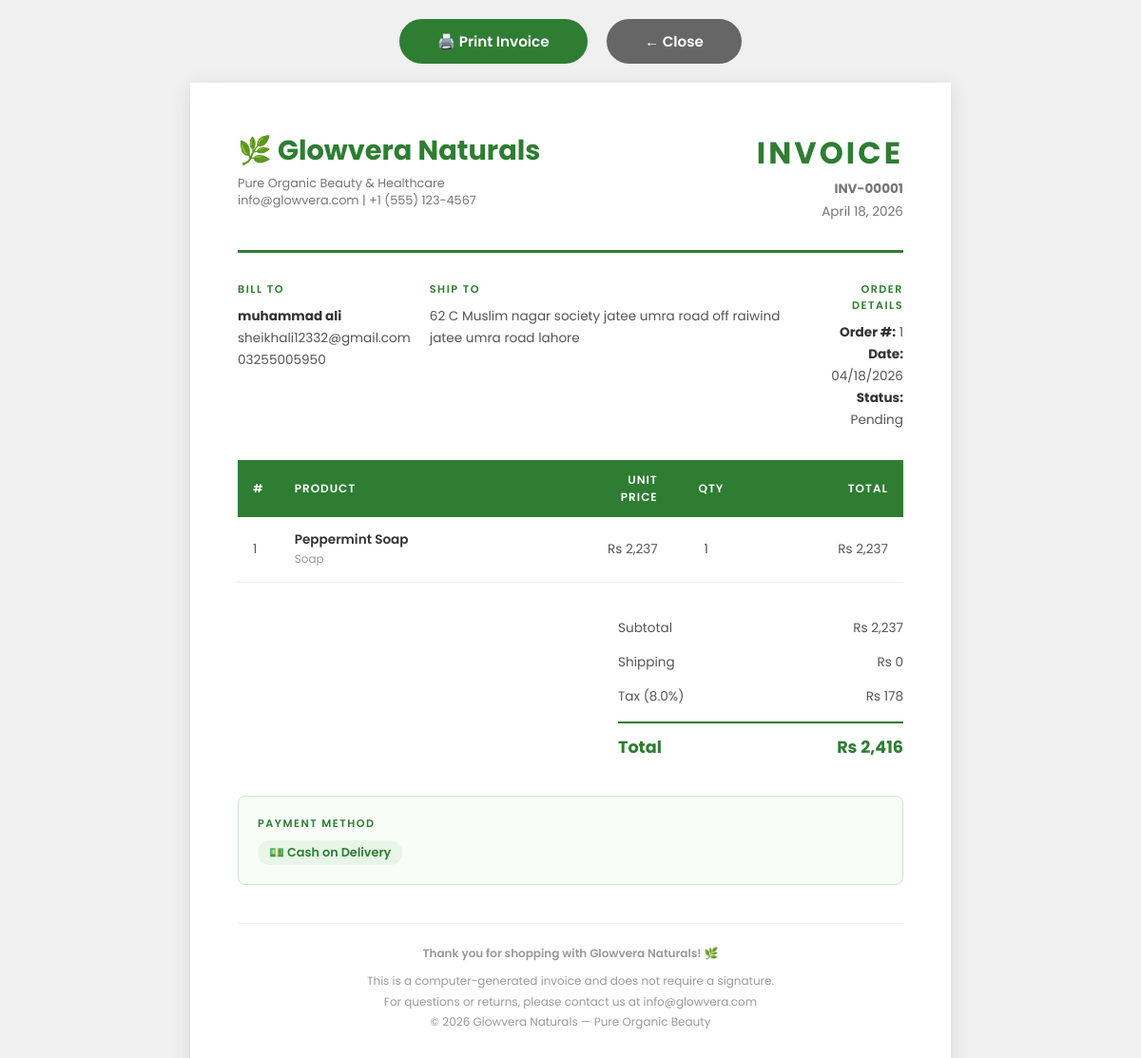
The page /admin/order/1/invoice (signed in) on the database its author committed.
### app.py (models this page shows)
class Order(db.Model):
    id = db.Column(db.Integer, primary_key=True)
    user_id = db.Column(db.Integer, db.ForeignKey('user.id'), nullable=True)
    customer_name = db.Column(db.String(100), nullable=False)
    customer_email = db.Column(db.String(120), nullable=False)
    customer_phone = db.Column(db.String(20))
    total_amount = db.Column(db.Float, nullable=False)
    tax_rate = db.Column(db.Float, default=0.08)
    tax_amount = db.Column(db.Float, default=0.0)
    shipping_fee = db.Column(db.Float, default=0.0)
    status = db.Column(db.String(20), default='pending')
    payment_method = db.Column(db.String(30), default='cod')
    shipping_address = db.Column(db.Text, nullable=False)
    discount_amount = db.Column(db.Float, default=0.0)
    promo_code = db.Column(db.String(50))
    created_at = db.Column(db.DateTime, default=datetime.utcnow)
    order_items = db.relationship('OrderItem', backref='order', lazy=True)

class OrderItem(db.Model):
    id = db.Column(db.Integer, primary_key=True)
    order_id = db.Column(db.Integer, db.ForeignKey('order.id'), nullable=False)
    product_id = db.Column(db.Integer, db.ForeignKey('product.id'), nullable=False)
    quantity = db.Column(db.Integer, nullable=False)
    price = db.Column(db.Float, nullable=False)
    product = db.relationship('Product', backref='order_items')

class Product(db.Model):
    id = db.Column(db.Integer, primary_key=True)
    name = db.Column(db.String(100), nullable=False)
    description = db.Column(db.Text, nullable=False)
    price = db.Column(db.Float, nullable=False)
    image_url = db.Column(db.String(200))
    category = db.Column(db.String(50), nullable=False)
    stock_quantity = db.Column(db.Integer, default=0)
    ingredients = db.Column(db.Text)
    weight_grams = db.Column(db.Integer)
    is_featured = db.Column(db.Boolean, default=False)
    created_at = db.Column(db.DateTime, default=datetime.utcnow)

### app.py (the view)
@app.route('/admin/order/<int:order_id>/invoice')
@admin_required
def admin_order_invoice(order_id):
    order = Order.query.get_or_404(order_id)
    return render_template('invoice.html', order=order)

### app.py (called while the page is built)
@app.context_processor
def utility_processor():
    def format_price(price):
        if not price:
            price = 0
        symbol = NATIVE_CURRENCY['symbol']
        return f"{symbol} {int(price):,}"
    return dict(format_price=format_price, currency=NATIVE_CURRENCY)

@login_manager.user_loader
def load_user(user_id):
    return User.query.get(int(user_id))

def admin_required(f):
    @wraps(f)
    def decorated_function(*args, **kwargs):
        if not current_user.is_authenticated or not current_user.is_admin:
            flash('Unauthorized access. Admin privileges required.', 'error')
            return redirect(url_for('index'))
        return f(*args, **kwargs)
    return decorated_function

@app.after_request
def add_security_headers(response):
    response.headers['X-Content-Type-Options'] = 'nosniff'
    response.headers['X-Frame-Options'] = 'SAMEORIGIN'
    response.headers['X-XSS-Protection'] = '1; mode=block'
    if not app.debug:
        response.headers['Strict-Transport-Security'] = 'max-age=31536000; includeSubDomains'
    return response

### templates/invoice.html (shortened to what this page needs)
<!DOCTYPE html>
<html lang="en">
<head>
</head>
<body>
    <div class="print-actions">
        <button class="btn-print" onclick="window.print()">🖨️ Print Invoice</button>
        <button class="btn-print btn-back" onclick="window.close()">← Close</button>
    </div>
    <div class="invoice-wrapper">
        <div class="invoice-header">
            <div class="brand">
                <h1>🌿 Glowvera Naturals</h1>
                <p>Pure Organic Beauty & Healthcare</p>
                <p>info@glowvera.com | +1 (555) 123-4567</p>
            </div>
            <div class="invoice-title">
                <h2>Invoice</h2>
                <p><strong>INV-{{ '%05d' | format(order.id) }}</strong></p>
                <p>{{ order.created_at.strftime('%B %d, %Y') }}</p>
            </div>
        </div>
        <div class="invoice-info">
            <div class="info-block">
                <h4>Bill To</h4>
                <p>
                    <strong>{{ order.customer_name }}</strong><br>
                    {{ order.customer_email }}<br>
                    {% if order.customer_phone %}{{ order.customer_phone }}<br>{% endif %}
                </p>
            </div>
            <div class="info-block">
                <h4>Ship To</h4>
                <p>{{ order.shipping_address }}</p>
            </div>
            <div class="info-block" style="text-align: right;">
                <h4>Order Details</h4>
                <p>
                    <strong>Order #:</strong> {{ order.id }}<br>
                    <strong>Date:</strong> {{ order.created_at.strftime('%m/%d/%Y') }}<br>
                    <strong>Status:</strong> {{ order.status.title() }}
                </p>
            </div>
        </div>
        <table class="invoice-table">
            <thead>
                <tr>
                    <th style="width: 5%;">#</th>
                    <th style="width: 45%;">Product</th>
                    <th style="width: 15%;">Unit Price</th>
                    <th style="width: 10%;">Qty</th>
                    <th style="width: 25%;">Total</th>
                </tr>
            </thead>
            <tbody>
                {% for item in order.order_items %}
                <tr>
                    <td>{{ loop.index }}</td>
                    <td>
                        <span class="product-name">{{ item.product.name }}</span><br>
                        <span class="product-category">{{ item.product.category }}</span>
                    </td>
                    <td>{{ format_price(item.price) }}</td>
                    <td style="text-align: center;">{{ item.quantity }}</td>
                    <td>{{ format_price(item.price * item.quantity) }}</td>
                </tr>
                {% endfor %}
            </tbody>
        </table>
        <div class="invoice-totals">
            <div class="totals-box">
                <div class="totals-row">
                    <span>Subtotal</span>
                    <span>{{ format_price(order.total_amount - (order.tax_amount or 0) - (order.shipping_fee or 0)) }}</span>
                </div>
                <div class="totals-row">
                    <span>Shipping</span>
                    <span>{{ format_price(order.shipping_fee or 0) }}</span>
                </div>
                <div class="totals-row">
                    <span>Tax ({{ (order.tax_rate or 0) * 100 | int }}%)</span>
                    <span>{{ format_price(order.tax_amount or 0) }}</span>
                </div>
                <div class="totals-row total">
                    <span>Total</span>
                    <span>{{ format_price(order.total_amount) }}</span>
                </div>
            </div>
        </div>
        <div class="payment-info">
            <h4>Payment Method</h4>
            {% if order.payment_method == 'cod' %}
                <span class="payment-badge badge-cod">💵 Cash on Delivery</span>
            {% elif order.payment_method == 'half_advance' %}
                <span class="payment-badge badge-half">🤝 50% Advance + 50% After Delivery</span>
            {% elif order.payment_method == 'full_advance' %}
                <span class="payment-badge badge-full">🏦 Full Advance Payment</span>
            {% else %}
                <span class="payment-badge">{{ order.payment_method }}</span>
            {% endif %}
        </div>
        <div class="invoice-footer">
            <p class="thank-you">Thank you for shopping with Glowvera Naturals! 🌿</p>
            <p>
                This is a computer-generated invoice and does not require a signature.<br>
                For questions or returns, please contact us at info@glowvera.com<br>
                © {{ order.created_at.strftime('%Y') }} Glowvera Naturals — Pure Organic Beauty
            </p>
        </div>
    </div>
</body>
</html>

### templates/invoice.html (style rules this page uses)
* { margin: 0; padding: 0; box-sizing: border-box; }
body { font-family: 'Poppins', sans-serif; color: #333; background: #f0f0f0; }
.invoice-wrapper { max-width: 800px; margin: 20px auto; background: white; padding: 50px; box-shadow: 0 4px 20px rgba(0,0,0,0.1); }
.invoice-header { display: flex; justify-content: space-between; align-items: flex-start; padding-bottom: 30px; border-bottom: 3px solid #2E7D32; }
.brand h1 { font-size: 1.8rem; color: #2E7D32; margin-bottom: 4px; }
.brand p { font-size: 0.8rem; color: #777; }
.invoice-title { text-align: right; }
.invoice-title h2 { font-size: 2rem; color: #2E7D32; text-transform: uppercase; letter-spacing: 3px; font-weight: 700; }
.invoice-title p { font-size: 0.85rem; color: #777; margin-top: 4px; }
.invoice-info { display: flex; justify-content: space-between; margin: 30px 0; gap: 20px; }
.info-block h4 { font-size: 0.7rem; text-transform: uppercase; letter-spacing: 1.5px; color: #2E7D32; margin-bottom: 8px; font-weight: 600; }
.info-block p { font-size: 0.85rem; line-height: 1.7; color: #555; }
.info-block strong { color: #333; }
.invoice-table { width: 100%; border-collapse: collapse; margin: 30px 0; }
.invoice-table thead th { background: #2E7D32; color: white; padding: 12px 16px; font-size: 0.75rem; text-transform: uppercase; letter-spacing: 1px; font-weight: 600; text-align: left; }
.invoice-table thead th:last-child, .invoice-table thead th:nth-child(3), .invoice-table thead th:nth-child(4) { text-align: right; }
.invoice-table tbody td { padding: 14px 16px; font-size: 0.85rem; border-bottom: 1px solid #eee; color: #555; }
.invoice-table tbody td:last-child, .invoice-table tbody td:nth-child(3), .invoice-table tbody td:nth-child(4) { text-align: right; }
.product-name { font-weight: 600; color: #333; }
.product-category { font-size: 0.75rem; color: #999; }
.invoice-totals { display: flex; justify-content: flex-end; margin-top: 10px; }
.totals-box { width: 300px; }
.totals-row { display: flex; justify-content: space-between; padding: 8px 0; font-size: 0.85rem; color: #555; }
.totals-row.total { border-top: 2px solid #2E7D32; margin-top: 8px; padding-top: 12px; font-size: 1.1rem; font-weight: 700; color: #2E7D32; }
.payment-info { margin-top: 30px; padding: 20px; background: #f8fdf8; border: 1px solid #c8e6c9; border-radius: 8px; }
.payment-info h4 { font-size: 0.7rem; text-transform: uppercase; letter-spacing: 1.5px; color: #2E7D32; margin-bottom: 8px; font-weight: 600; }
.payment-badge { display: inline-block; padding: 4px 12px; border-radius: 20px; font-size: 0.8rem; font-weight: 600; }
.badge-cod { background: #e8f5e9; color: #2e7d32; }
.invoice-footer { margin-top: 40px; padding-top: 20px; border-top: 1px solid #eee; text-align: center; }
.invoice-footer p { font-size: 0.75rem; color: #999; line-height: 1.8; }
.thank-you { font-size: 1.1rem; color: #2E7D32; font-weight: 600; margin-bottom: 8px; }
.print-actions { text-align: center; margin: 20px auto; max-width: 800px; }
.btn-print { background: #2E7D32; color: white; border: none; padding: 12px 40px; border-radius: 25px; font-family: 'Poppins', sans-serif; font-size: 0.95rem; font-weight: 600; cursor: pointer; margin: 0 8px; transition: all 0.3s ease; }
.btn-back { background: #666; }

### rows shown on the page
Order: id "00001", created_at "April 18, 2026", customer_name "muhammad ali", customer_email "sheikhali12332@gmail.com", customer_phone "03255005950", shipping_address "62 C Muslim nagar society jatee umra road off raiwind jatee umra road lahore", id "1", created_at "04/18/2026", status "Pending", total_amount+tax_amount+shipping_fee "Rs 2,237", shipping_fee "Rs 0", (order.tax_rateor0)*100|int "8.0", tax_amount "Rs 178", total_amount "Rs 2,416", created_at "2026"
OrderItem: product.name "Peppermint Soap", product.category "Soap", price "Rs 2,237", quantity "1", format_price(item.price*item.quantity) "Rs 2,237"
